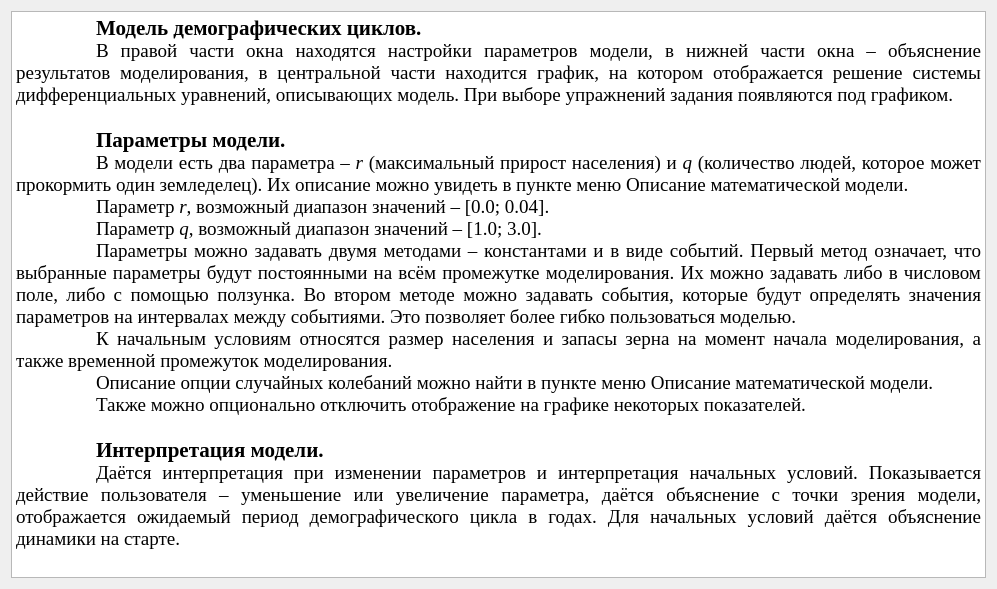
<?xml version="1.0" encoding="UTF-8"?>
<ui version="4.0">
 <class>ru_comp</class>
 <widget class="QDialog" name="ru_comp">
  <property name="geometry">
   <rect>
    <x>0</x>
    <y>0</y>
    <width>997</width>
    <height>589</height>
   </rect>
  </property>
  <property name="windowTitle">
   <string>Описание компьютерной модели</string>
  </property>
  <layout class="QVBoxLayout" name="verticalLayout">
   <item>
    <widget class="QTextBrowser" name="textBrowser">
     <property name="font">
      <font>
       <family>Times New Roman</family>
       <pointsize>14</pointsize>
      </font>
     </property>
     <property name="html">
      <string>&lt;!DOCTYPE HTML PUBLIC &quot;-//W3C//DTD HTML 4.0//EN&quot; &quot;http://www.w3.org/TR/REC-html40/strict.dtd&quot;&gt;
&lt;html&gt;&lt;head&gt;&lt;meta name=&quot;qrichtext&quot; content=&quot;1&quot; /&gt;&lt;style type=&quot;text/css&quot;&gt;
p, li { white-space: pre-wrap; }
&lt;/style&gt;&lt;/head&gt;&lt;body style=&quot; font-family:'Times New Roman'; font-size:14pt; font-weight:400; font-style:normal;&quot;&gt;
&lt;p align=&quot;justify&quot; style=&quot; margin-top:0px; margin-bottom:0px; margin-left:0px; margin-right:0px; -qt-block-indent:0; text-indent:0px;&quot;&gt;	&lt;span style=&quot; font-size:16pt; font-weight:600;&quot;&gt;Модель демографических циклов.&lt;/span&gt;&lt;/p&gt;
&lt;p align=&quot;justify&quot; style=&quot; margin-top:0px; margin-bottom:0px; margin-left:0px; margin-right:0px; -qt-block-indent:0; text-indent:0px;&quot;&gt;	В правой части окна находятся настройки параметров модели, в нижней части окна – объяснение результатов моделирования, в центральной части находится график, на котором отображается решение системы дифференциальных уравнений, описывающих модель. При выборе упражнений задания появляются под графиком.&lt;/p&gt;
&lt;p align=&quot;justify&quot; style=&quot;-qt-paragraph-type:empty; margin-top:0px; margin-bottom:0px; margin-left:0px; margin-right:0px; -qt-block-indent:0; text-indent:0px;&quot;&gt;&lt;br /&gt;&lt;/p&gt;
&lt;p align=&quot;justify&quot; style=&quot; margin-top:0px; margin-bottom:0px; margin-left:0px; margin-right:0px; -qt-block-indent:0; text-indent:0px;&quot;&gt;	&lt;span style=&quot; font-size:16pt; font-weight:600;&quot;&gt;Параметры модели.&lt;/span&gt;&lt;/p&gt;
&lt;p align=&quot;justify&quot; style=&quot; margin-top:0px; margin-bottom:0px; margin-left:0px; margin-right:0px; -qt-block-indent:0; text-indent:0px;&quot;&gt;	В модели есть два параметра – &lt;span style=&quot; font-style:italic;&quot;&gt;r&lt;/span&gt; (максимальный прирост населения) и &lt;span style=&quot; font-style:italic;&quot;&gt;q&lt;/span&gt; (количество людей, которое может прокормить один земледелец). Их описание можно увидеть в пункте меню Описание математической модели.&lt;/p&gt;
&lt;p align=&quot;justify&quot; style=&quot; margin-top:0px; margin-bottom:0px; margin-left:0px; margin-right:0px; -qt-block-indent:0; text-indent:0px;&quot;&gt;	Параметр &lt;span style=&quot; font-style:italic;&quot;&gt;r&lt;/span&gt;, возможный диапазон значений – [0.0; 0.04].&lt;/p&gt;
&lt;p align=&quot;justify&quot; style=&quot; margin-top:0px; margin-bottom:0px; margin-left:0px; margin-right:0px; -qt-block-indent:0; text-indent:0px;&quot;&gt;	Параметр &lt;span style=&quot; font-style:italic;&quot;&gt;q&lt;/span&gt;, возможный диапазон значений – [1.0; 3.0].&lt;/p&gt;
&lt;p align=&quot;justify&quot; style=&quot; margin-top:0px; margin-bottom:0px; margin-left:0px; margin-right:0px; -qt-block-indent:0; text-indent:0px;&quot;&gt;	Параметры можно задавать двумя методами – константами и в виде событий. Первый метод означает, что выбранные параметры будут постоянными на всём промежутке моделирования. Их можно задавать либо в числовом поле, либо с помощью ползунка. Во втором методе можно задавать события, которые будут определять значения параметров на интервалах между событиями. Это позволяет более гибко пользоваться моделью.&lt;/p&gt;
&lt;p align=&quot;justify&quot; style=&quot; margin-top:0px; margin-bottom:0px; margin-left:0px; margin-right:0px; -qt-block-indent:0; text-indent:0px;&quot;&gt;	К начальным условиям относятся размер населения и запасы зерна на момент начала моделирования, а также временной промежуток моделирования.&lt;/p&gt;
&lt;p align=&quot;justify&quot; style=&quot; margin-top:0px; margin-bottom:0px; margin-left:0px; margin-right:0px; -qt-block-indent:0; text-indent:0px;&quot;&gt;	Описание опции случайных колебаний можно найти в пункте меню Описание математической модели.&lt;/p&gt;
&lt;p align=&quot;justify&quot; style=&quot; margin-top:0px; margin-bottom:0px; margin-left:0px; margin-right:0px; -qt-block-indent:0; text-indent:0px;&quot;&gt;	Также можно опционально отключить отображение на графике некоторых показателей.&lt;/p&gt;
&lt;p align=&quot;justify&quot; style=&quot;-qt-paragraph-type:empty; margin-top:0px; margin-bottom:0px; margin-left:0px; margin-right:0px; -qt-block-indent:0; text-indent:0px;&quot;&gt;&lt;br /&gt;&lt;/p&gt;
&lt;p align=&quot;justify&quot; style=&quot; margin-top:0px; margin-bottom:0px; margin-left:0px; margin-right:0px; -qt-block-indent:0; text-indent:0px;&quot;&gt;	&lt;span style=&quot; font-size:16pt; font-weight:600;&quot;&gt;Интерпретация модели.&lt;/span&gt;&lt;/p&gt;
&lt;p align=&quot;justify&quot; style=&quot; margin-top:0px; margin-bottom:0px; margin-left:0px; margin-right:0px; -qt-block-indent:0; text-indent:0px;&quot;&gt;	Даётся интерпретация при изменении параметров и интерпретация начальных условий. Показывается действие пользователя – уменьшение или увеличение параметра, даётся объяснение с точки зрения модели, отображается ожидаемый период демографического цикла в годах. Для начальных условий даётся объяснение динамики на старте.&lt;/p&gt;&lt;/body&gt;&lt;/html&gt;</string>
     </property>
    </widget>
   </item>
  </layout>
 </widget>
 <resources>
  <include location="../resources/res.qrc"/>
 </resources>
 <connections/>
</ui>
